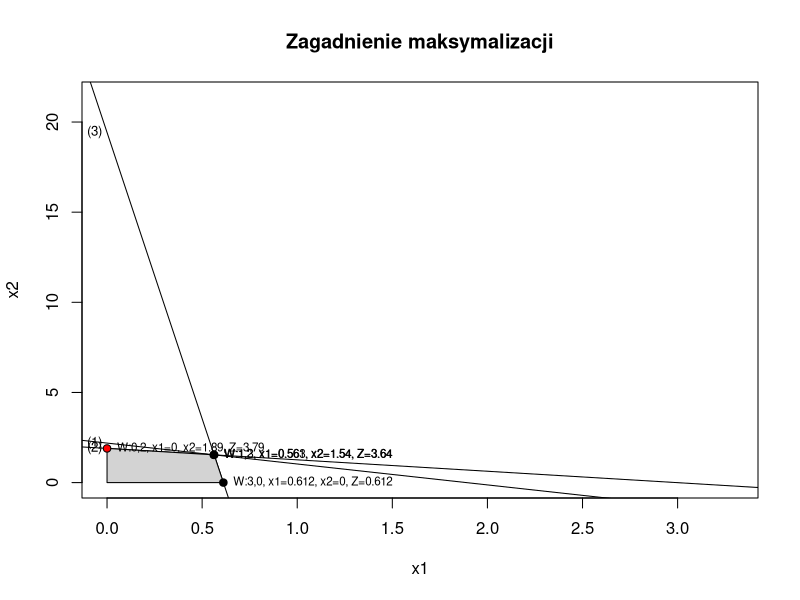

Write the R code that produced this figure.
############ Maksymalizacja - zadanie PL - metoda geometryczna

maxgeom <- function(A, b, c) {
  d <- dim(A)[1]
  m <- b / A[, 2]
  sta <- m
  f <- cbind(0, m)
  rownames(f) <- paste(0, 1:d, sep = ",")
  
  n <- b / A[, 1]
  kier <- -m / n
  e <- cbind(n, 0)
  rownames(e) <- paste(1:d, 0, sep = ",")
  
  a <- r <- NULL
  for (i in 1:(d - 1)) {
    for (j in (i + 1):d) {
      g <- solve(A[c(i, j), ], b[c(i, j), ])
      a <- rbind(a, g)
      r <- rbind(r, paste(i, j, sep = ","))
    }
    rownames(a) <- r
  }
  
  pkt <- rbind(f, e, a)
  lpkt <- dim(pkt)[1]
  
  mi <- sapply(1:lpkt, function (i)
    min(sta + kier * pkt[i, 1]))
  
  przec <- pkt[pkt[, 1] >= 0 & pkt[, 2] >= 0 &
                 abs(pkt[, 2] - mi) < .Machine$double.eps ^ 0.5, ]
  lprzec <- dim(przec)[1]
  
  sympl <- przec[order(przec[, 1], przec[, 2]), ]
  if (sympl[1, 1] == 0) {
    sympl = rbind(rep(0, 2), sympl)
    rownames(sympl)[1] = "0,0"
  }
  colnames(sympl) <- colnames(pkt) <- c("x1", "x2")
  
  z <- przec %*% c
  rank <- cbind(przec, z)[order(z, decreasing = TRUE), ]
  colnames(rank) <- c("x1", "x2", "Z")
  
  plot(
    NULL,
    xlim = c(0, 1.1 * max(pkt[, 1])),
    ylim = c(0, 1.1 * max(pkt[, 2])),
    xlab = "x1",
    ylab = "x2",
    main = "Zagadnienie maksymalizacji"
  )
  sapply(1:d, function(i)
    abline(sta[i], kier[i]))
  
  polygon(sympl, col = "lightgrey")
  points(rank[, 1:2], bg = c("black", "red")[1 + (rank[, 3] == rank[1, 3])], pch =
           21)
  sapply(1:dim(rank)[1], function(i)
    paste(paste(
      c("W:", "x1=", "x2=", "Z="), c(rownames(rank)[i], signif(rank[i, ], 3)), sep =
        ""
    ), collapse = ", ")) -> op
  text(rank, op, pos = 4, cex = 0.7)
  text(
    x = rep(0, d),
    y = sta,
    paste("(", 1:d, ")", sep = ""),
    pos = 2,
    cex = 0.8,
    offset = 0.25
  )
  list(
    A = A,
    b = b,
    c = c,
    sta = sta,
    kier = kier,
    pkt = pkt,
    sympl = sympl,
    rank = rank
  )
}

### Wykreslanie warstwic maksymalizowanej funkcji celu w przestrzeni (x1, x2)

### Warstwice dla wybranych wartosci Z

warstw <- function(m, n = 5) {
  k <- m$rank[1, 3]
  c <- m$c
  z <- seq(0, k, length.out = n)
  sta <- z / c[2]
  kier <- -c[1] / c[2]
  xz <- z / c[1]
  mm <- 1.1 * max(m$pkt[, 1])
  for (i in 1:n) {
    abline(sta[i],
           kier,
           lty = 2,
           col = "darkgreen",
           lwd = 1.5)
    ifelse(xz[i] < mm, 0.85 * xz[i], 0.85 * mm) -> t
    text(
      x = t,
      y = sta[i] + kier * t,
      paste("Z=", signif(z[i], 3), sep = ""),
      pos = 4,
      cex = 0.8,
      col = "darkgreen"
    )
  }
  list(c = c,
       Z = z,
       pk = cbind(sta = sta, kier = kier))
}

### Warstwice Z przechodzace przez dopuszczalne punkty wierzcholkowe

warstwsim <- function(m) {
  z <- m$rank[, 3]
  c <- m$c
  sta <- z / c[2]
  kier <- -c[1] / c[2]
  xz <- z / c[1]
  mm <- 1.1 * max(m$pkt[, 1])
  for (i in 1:length(z)) {
    abline(sta[i],
           kier,
           lty = 2,
           col = "darkred",
           lwd = 1.5)
    ifelse(xz[i] < mm, 0.85 * xz[i], 0.85 * mm) -> t
    text(
      x = t,
      y = sta[i] + kier * t,
      paste("Z=", signif(z[i], 3), sep = ""),
      pos = 4,
      cex = 0.8,
      col = "darkred"
    )
  }
  list(c = c,
       Z = z,
       pk = cbind(sta = sta, kier = kier))
}

#### Trojwymiarowy wykres funkcji celu wraz z oznaczonym
#### zbiorem rozwiazan dopuszczalnych
troj <- function(m)
{
  c <- m$c
  x <- c(0, 1.1 * max(m$pkt[, 1]))
  y <- c(0, 1.1 * max(m$pkt[, 2]))
  z <- function(x = x, y = y)
    c[1] * x + c[2] * y
  my <- outer(x, y, z)
  
  res <- persp(
    z = my,
    col = "grey",
    phi = 0,
    theta = -30,
    ticktype = "detailed",
    xlab = "x1",
    ylab = "x2",
    zlab = "Z",
    main = "Wykres funkcji celu z oznaczonym ZRD"
  )
  
  sympl <- rbind(m$sympl, m$sympl[1, ])
  
  s1 <- sympl[, 1] / (1.1 * max(m$pkt[, 1]))
  s2 <- sympl[, 2] / (1.1 * max(m$pkt[, 2]))
  s3 <- z(sympl[, 1], sympl[, 2])
  
  lines(trans3d(
    x = s1,
    y = s2,
    z = s3,
    pmat = res
  ),
  col = "red",
  lwd = 2)
}


### Przyklad zadania maksymalizacji
#max Z=3*x1 + 4*x2
#p.w.
#4*x1 + 2*x2 <= 7
#2*x1 + 4*x2 <= 6
#  x1 + 4*x2 <= 5

A = matrix(c(4, 2, 1, 2, 4, 4), ncol = 2)
b = matrix(c(7, 6, 5))
c = 3:4

#### Losowe genorowanie parametrow zadania maksymalizacji PL

los <- function(par = c(2, 5), d = 2) {
  przec <- matrix(rep(0, 2))
  while (any(przec <= 0)) {
    A <- matrix(runif(4, par[1], par[2]), ncol = 2)
    par <- runif(1, 1.5, 3) * par
    b <- matrix(runif(2, par[1], par[2]))
    bb <- matrix(runif(1, par[1], par[2]))
    przec <- solve(A, b)
  }
  yn1 <- runif(1, przec[2, ], min(b / A[, 2]))
  xn1 <- runif(1, 0.1 * przec[1, ], przec[1, ])
  z1 <- c(xn1, yn1)
  z2 <- c(przec[1, ], runif(1, przec[2, ], yn1))
  AA <- solve(rbind(z1, z2), matrix(rep(bb, 2)))
  A <- round(rbind(A, t(AA)), d)
  b <- round(rbind(b, bb), d)
  list(A = A, b = b)
}

(lo <- los(d = 2))

(m <- maxgeom(lo$A, lo$b, 1:2))

#### Minimalizacja PL - metoda geometryczna - proba

mingeom <- function(A, b, c) {
  d <- dim(A)[1]
  m <- b / A[, 2]
  sta <- m
  f <- cbind(0, m)
  rownames(f) <- paste(0, 1:d, sep = ",")
  
  n <- b / A[, 1]
  kier <- -m / n
  e <- cbind(n, 0)
  rownames(e) <- paste(1:d, 0, sep = ",")
  
  a <- r <- NULL
  for (i in 1:(d - 1)) {
    for (j in (i + 1):d) {
      g <- solve(A[c(i, j), ], b[c(i, j), ])
      a <- rbind(a, g)
      r <- rbind(r, paste(i, j, sep = ","))
    }
    rownames(a) <- r
  }
  
  pkt <- rbind(f, e, a)
  lpkt <- dim(pkt)[1] -> lpkt
  
  mi <- sapply(1:lpkt, function (i)
    max(sta + kier * pkt[i, 1]))
  
  przec <- pkt[pkt[, 1] >= 0 & pkt[, 2] >= 0 &
                 abs(pkt[, 2] - mi) < .Machine$double.eps ^ 0.5, ]
  lprzec <- dim(przec)[1]
  
  sympl <- przec[order(przec[, 1], przec[, 2]), ]
  sympl <- rbind(c(0, 1.5 * max(pkt[, 2])),
                 sympl,
                 c(1.5 * max(pkt[, 1]), 0),
                 c(1.5 * max(pkt[, 1]), 1.5 * max(pkt[, 2])),
                 c(0, 1.5 * max(pkt[, 2])))
  
  
  #if (sympl[1,1]==0) {
  #	sympl=rbind(rep(0,2),sympl)
  #	rownames(sympl)[1]="0,0"}
  colnames(sympl) <- colnames(pkt) <- c("x1", "x2")
  
  z <- przec %*% c
  rank <- cbind(przec, z)[order(z), ]
  colnames(rank) <- c("x1", "x2", "K")
  
  plot(
    NULL,
    xlim = c(0, 1.1 * max(pkt[, 1])),
    ylim = c(0, 1.1 * max(pkt[, 2])),
    xlab = "x1",
    ylab = "x2",
    main = "Zagadnienie minimalizacji"
  )
  sapply(1:d, function(i)
    abline(sta[i], kier[i]))
  
  polygon(sympl, col = "lightgrey")
  points(rank[, 1:2], bg = c("black", "red")[1 + (rank[, 3] == rank[1, 3])], pch =
           21)
  sapply(1:dim(rank)[1], function(i)
    paste(paste(
      c("W:", "x1=", "x2=", "K="), c(rownames(rank)[i], signif(rank[i, ], 3)), sep =
        ""
    ), collapse = ", ")) -> op
  text(rank, op, pos = 4, cex = 0.7)
  text(
    x = rep(0, d),
    y = sta,
    paste("(", 1:d, ")", sep = ""),
    pos = 2,
    cex = 0.8,
    offset = 0.25
  )
  list(
    A = A,
    b = b,
    c = c,
    sta = sta,
    kier = kier,
    pkt = pkt,
    sympl = sympl,
    rank = rank
  )
}

###########

warstwsimK <- function(m) {
  z <- m$rank[, 3]
  c <- m$c
  sta <- z / c[2]
  kier <- -c[1] / c[2]
  xz <- z / c[1]
  mm <- 1.1 * max(m$pkt[, 1])
  for (i in 1:length(z)) {
    abline(sta[i],
           kier,
           lty = 2,
           col = "darkred",
           lwd = 1.5)
    ifelse(xz[i] < mm, 0.85 * xz[i], 0.85 * mm) -> t
    text(
      x = t,
      y = sta[i] + kier * t,
      paste("K=", signif(z[i], 3), sep = ""),
      pos = 4,
      cex = 0.8,
      col = "darkred"
    )
  }
  list(c = c,
       Z = z,
       pk = cbind(sta = sta, kier = kier))
}


###### Minimalizacja PL - przykladowe parametry
F <- matrix(c(4, 2, 1, 2, 4, 4), ncol = 2)
g <- matrix(c(7, 8, 5))
h <- 2:3
